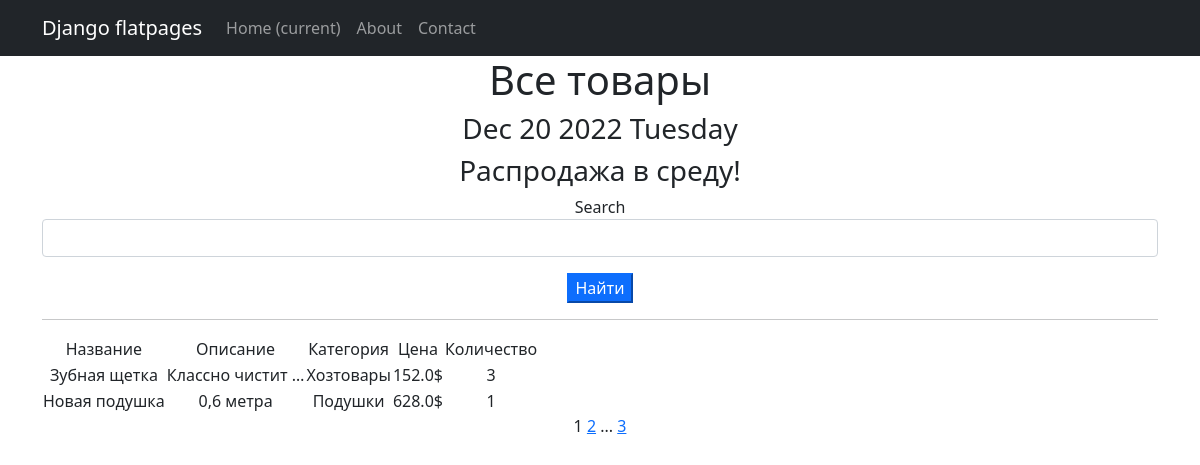
Screenshot of /products/ with the database file from the repository.
### simpleapp/models.py (models this page shows, shortened)
class Product(models.Model):
    name = models.CharField(max_length=50, unique=True)
    description = models.TextField()
    quantity = models.IntegerField(validators=[MinValueValidator(0)])
    category = models.ForeignKey(to='Category', on_delete=models.CASCADE, related_name='products')
    price = models.FloatField(validators=[MinValueValidator(0.0)])
    productMaterial = models.ManyToManyField("Material", through='ProductMaterial')

class Category(models.Model):
    name = models.CharField(max_length=100, unique=True)

### simpleapp/views.py (the view)
# urls.py: path('', ProductsList.as_view(), name='product_list'),
class ProductsList(ListView):
    model = Product
    ordering = 'name'
    template_name = 'flatpages/products.html'
    context_object_name = 'products'
    paginate_by = 2
    def get_queryset(self):
        queryset = super().get_queryset()
        self.filterset = ProductFilter(self.request.GET, queryset)
        return self.filterset.qs
    def get_context_data(self, **kwargs):
        context = super().get_context_data(**kwargs)
        context['time_now'] = datetime.utcnow()
        context['next_sale'] = "Распродажа в среду!"
        context['filterset'] = self.filterset
        return context

### simpleapp/templatetags/custom_filters.py (called while the page is built)
@register.filter()
def currency(value, code='rub'):
    postfix = CURRENCIES_SYMBOLS[code]
    return f'{value}{postfix}'

### simpleapp/templatetags/custom_tags.py (called while the page is built)
@register.simple_tag()
def current_time(format_string='%b %d %Y'):
    return datetime.utcnow().strftime(format_string)

@register.simple_tag(takes_context=True)
def url_replace(context, **kwargs):
    d = context['request'].GET.copy()
    for k, v in kwargs.items():
        d[k] = v
    return d.urlencode()

### templates/flatpages/products.html (shortened to what this page needs)
{% extends 'flatpages/default.html' %}
{% load custom_filters %}
{% load custom_tags %}
{% block content %}
    <h1>Все товары</h1>
    <h3>{% current_time '%b %d %Y %A' %}</h3>
    <h3> {{ next_sale|default_if_none:"Чуть позже сообщим о распродаже!" }} </h3>
    <form action="" method="get">
        <label for="{{ filterset.form.name__icontains.id_for_label }}">Search</label>
        <input
            id="{{ filterset.form.name__icontains.id }}"
            name="{{ filterset.form.name__icontains.name }}"
            class="form-control"
        >
        <input type="submit" class="mt-3 btn-primary" value="Найти" />
    </form>
    <hr>
    {% if products %}
        <table>
            <tr>
                <td>Название</td>
                <td>Описание</td>
                <td>Категория</td>
                <td>Цена</td>
                <td>Количество</td>
            </tr>
            {% for product in products %}
            <tr>
                <td>{{ product.name }}</td>
                <td>{{ product.description|truncatewords:2 }}</td>
                <td>{{ product.category.name }}</td>
                <td>{{ product.price|currency:"usd" }}</td>
                <td>{{ product.quantity }}</td>
                <td>
                </td>
            </tr>
            {% endfor %}
        </table>
    {% else %}
        <h2>Товаров нет!</h2>
    {% endif %}
    {{ page_obj.number }}
    {% if page_obj.has_next %}
        <a href="?{% url_replace page=page_obj.next_page_number %}">{{ page_obj.next_page_number }}</a>
        {% if paginator.num_pages != page_obj.next_page_number %}
            ...
            <a href="?{% url_replace page=page_obj.paginator.num_pages %}">{{ page_obj.paginator.num_pages }}</a>
        {% endif %}
    {% endif %}
{% endblock content %}

### rows the page displays
Product: name "Зубная щетка", description "Классно чистит …", category.name "Хозтовары", price "152.0$", quantity "3"
Product: name "Новая подушка", description "0,6 метра", category.name "Подушки", price "628.0$", quantity "1"

### other values shown
{{ next_sale|default_if_none:"Чуть позже сообщим о распродаже!" }} "Распродажа в среду!"
{{ page_obj.number }} "1"
{{ page_obj.next_page_number }} "2"
{{ page_obj.paginator.num_pages }} "3"
